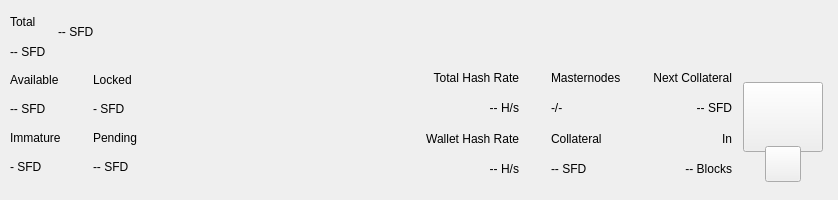
<?xml version="1.0" encoding="UTF-8"?>
<ui version="4.0">
 <class>TopBar</class>
 <widget class="QWidget" name="TopBar">
  <property name="geometry">
   <rect>
    <x>0</x>
    <y>0</y>
    <width>838</width>
    <height>200</height>
   </rect>
  </property>
  <property name="minimumSize">
   <size>
    <width>0</width>
    <height>200</height>
   </size>
  </property>
  <property name="maximumSize">
   <size>
    <width>16777215</width>
    <height>200</height>
   </size>
  </property>
  <property name="windowTitle">
   <string>Form</string>
  </property>
  <layout class="QVBoxLayout" name="verticalLayout_10" stretch="0">
   <property name="spacing">
    <number>0</number>
   </property>
   <property name="leftMargin">
    <number>0</number>
   </property>
   <property name="topMargin">
    <number>0</number>
   </property>
   <property name="rightMargin">
    <number>0</number>
   </property>
   <property name="bottomMargin">
    <number>0</number>
   </property>
   <item>
    <widget class="PFBorderImage" name="containerTop">
     <layout class="QVBoxLayout" name="verticalLayout_11">
      <property name="spacing">
       <number>0</number>
      </property>
      <property name="leftMargin">
       <number>0</number>
      </property>
      <property name="topMargin">
       <number>0</number>
      </property>
      <property name="rightMargin">
       <number>0</number>
      </property>
      <property name="bottomMargin">
       <number>0</number>
      </property>
      <item>
       <widget class="QWidget" name="top_container_2" native="true">
        <property name="minimumSize">
         <size>
          <width>0</width>
          <height>65</height>
         </size>
        </property>
        <layout class="QHBoxLayout" name="top_container">
         <property name="spacing">
          <number>0</number>
         </property>
         <property name="leftMargin">
          <number>10</number>
         </property>
         <property name="topMargin">
          <number>0</number>
         </property>
         <property name="rightMargin">
          <number>10</number>
         </property>
         <property name="bottomMargin">
          <number>0</number>
         </property>
         <item>
          <layout class="QHBoxLayout" name="horizontalLayout_4">
           <property name="spacing">
            <number>12</number>
           </property>
           <property name="rightMargin">
            <number>0</number>
           </property>
           <item>
            <widget class="QWidget" name="widgetAmount" native="true">
             <layout class="QVBoxLayout" name="verticalLayout_2">
              <property name="spacing">
               <number>2</number>
              </property>
              <property name="leftMargin">
               <number>0</number>
              </property>
              <property name="topMargin">
               <number>8</number>
              </property>
              <property name="rightMargin">
               <number>0</number>
              </property>
              <property name="bottomMargin">
               <number>0</number>
              </property>
              <item>
               <widget class="QLabel" name="labelTitle1">
                <property name="text">
                 <string>Total</string>
                </property>
               </widget>
              </item>
              <item>
               <widget class="PrivateQLabel" name="labelAmountPiv">
                <property name="text">
                 <string notr="true">-- SFD</string>
                </property>
               </widget>
              </item>
             </layout>
            </widget>
           </item>
           <item alignment="Qt::AlignVCenter">
            <widget class="QWidget" name="widgetTopAmount" native="true">
             <property name="sizePolicy">
              <sizepolicy hsizetype="Preferred" vsizetype="Maximum">
               <horstretch>0</horstretch>
               <verstretch>0</verstretch>
              </sizepolicy>
             </property>
             <layout class="QHBoxLayout" name="horizontalLayout_5">
              <property name="spacing">
               <number>0</number>
              </property>
              <property name="leftMargin">
               <number>0</number>
              </property>
              <property name="topMargin">
               <number>0</number>
              </property>
              <property name="rightMargin">
               <number>0</number>
              </property>
              <property name="bottomMargin">
               <number>0</number>
              </property>
              <item alignment="Qt::AlignTop">
               <widget class="PrivateQLabel" name="labelAmountTopPiv">
                <property name="minimumSize">
                 <size>
                  <width>0</width>
                  <height>36</height>
                 </size>
                </property>
                <property name="styleSheet">
                 <string notr="true">padding:0px;margin:0px;</string>
                </property>
                <property name="text">
                 <string notr="true">-- SFD</string>
                </property>
               </widget>
              </item>
             </layout>
            </widget>
           </item>
           <item>
            <spacer name="horizontalSpacer">
             <property name="orientation">
              <enum>Qt::Horizontal</enum>
             </property>
             <property name="sizeHint" stdset="0">
              <size>
               <width>40</width>
               <height>20</height>
              </size>
             </property>
            </spacer>
           </item>
           <item alignment="Qt::AlignRight">
            <widget class="QWidget" name="layoutSync" native="true">
             <property name="minimumSize">
              <size>
               <width>0</width>
               <height>36</height>
              </size>
             </property>
             <property name="maximumSize">
              <size>
               <width>16777215</width>
               <height>36</height>
              </size>
             </property>
             <layout class="QVBoxLayout" name="verticalLayout_9">
              <property name="leftMargin">
               <number>0</number>
              </property>
              <property name="topMargin">
               <number>0</number>
              </property>
              <property name="rightMargin">
               <number>0</number>
              </property>
              <property name="bottomMargin">
               <number>0</number>
              </property>
              <item>
               <widget class="ExpandableButton" name="pushButtonSync" native="true">
                <property name="minimumSize">
                 <size>
                  <width>36</width>
                  <height>36</height>
                 </size>
                </property>
                <property name="maximumSize">
                 <size>
                  <width>16777215</width>
                  <height>36</height>
                 </size>
                </property>
               </widget>
              </item>
             </layout>
            </widget>
           </item>
           <item>
            <widget class="ExpandableButton" name="pushButtonHDUpgrade" native="true">
             <property name="minimumSize">
              <size>
               <width>36</width>
               <height>36</height>
              </size>
             </property>
             <property name="maximumSize">
              <size>
               <width>16777215</width>
               <height>36</height>
              </size>
             </property>
            </widget>
           </item>
           <item>
            <widget class="ExpandableButton" name="pushButtonStack" native="true">
             <property name="minimumSize">
              <size>
               <width>36</width>
               <height>36</height>
              </size>
             </property>
             <property name="maximumSize">
              <size>
               <width>16777215</width>
               <height>36</height>
              </size>
             </property>
            </widget>
           </item>
           <item>
            <widget class="ExpandableButton" name="pushButtonConf" native="true">
             <property name="minimumSize">
              <size>
               <width>36</width>
               <height>36</height>
              </size>
             </property>
             <property name="maximumSize">
              <size>
               <width>16777215</width>
               <height>36</height>
              </size>
             </property>
            </widget>
           </item>
           <item>
            <widget class="ExpandableButton" name="pushButtonMasternodes" native="true">
             <property name="minimumSize">
              <size>
               <width>36</width>
               <height>36</height>
              </size>
             </property>
             <property name="maximumSize">
              <size>
               <width>16777215</width>
               <height>36</height>
              </size>
             </property>
            </widget>
           </item>
           <item>
            <widget class="ExpandableButton" name="pushButtonConsole" native="true">
             <property name="minimumSize">
              <size>
               <width>36</width>
               <height>36</height>
              </size>
             </property>
             <property name="maximumSize">
              <size>
               <width>16777215</width>
               <height>36</height>
              </size>
             </property>
            </widget>
           </item>
           <item>
            <widget class="ExpandableButton" name="pushButtonConnection" native="true">
             <property name="minimumSize">
              <size>
               <width>36</width>
               <height>36</height>
              </size>
             </property>
             <property name="maximumSize">
              <size>
               <width>16777215</width>
               <height>36</height>
              </size>
             </property>
            </widget>
           </item>
           <item>
            <widget class="ExpandableButton" name="pushButtonTor" native="true">
             <property name="minimumSize">
              <size>
               <width>36</width>
               <height>36</height>
              </size>
             </property>
             <property name="maximumSize">
              <size>
               <width>16777215</width>
               <height>36</height>
              </size>
             </property>
            </widget>
           </item>
           <item>
            <widget class="ExpandableButton" name="pushButtonLock" native="true">
             <property name="sizePolicy">
              <sizepolicy hsizetype="Expanding" vsizetype="Expanding">
               <horstretch>0</horstretch>
               <verstretch>0</verstretch>
              </sizepolicy>
             </property>
             <property name="minimumSize">
              <size>
               <width>36</width>
               <height>0</height>
              </size>
             </property>
             <property name="maximumSize">
              <size>
               <width>16777215</width>
               <height>36</height>
              </size>
             </property>
            </widget>
           </item>
           <item>
            <widget class="ExpandableButton" name="pushButtonTheme" native="true">
             <property name="minimumSize">
              <size>
               <width>36</width>
               <height>36</height>
              </size>
             </property>
             <property name="maximumSize">
              <size>
               <width>16777215</width>
               <height>36</height>
              </size>
             </property>
            </widget>
           </item>
           <item>
            <widget class="ExpandableButton" name="pushButtonFAQ" native="true">
             <property name="minimumSize">
              <size>
               <width>36</width>
               <height>36</height>
              </size>
             </property>
             <property name="maximumSize">
              <size>
               <width>16777215</width>
               <height>36</height>
              </size>
             </property>
            </widget>
           </item>
          </layout>
         </item>
        </layout>
       </widget>
      </item>
      <item>
       <widget class="QWidget" name="bottom_container" native="true">
        <property name="minimumSize">
         <size>
          <width>0</width>
          <height>135</height>
         </size>
        </property>
        <layout class="QHBoxLayout" name="botton_container">
         <property name="leftMargin">
          <number>10</number>
         </property>
         <property name="topMargin">
          <number>0</number>
         </property>
         <property name="rightMargin">
          <number>10</number>
         </property>
         <property name="bottomMargin">
          <number>10</number>
         </property>
         <item>
          <layout class="QHBoxLayout" name="horizontalLayout_3">
           <property name="spacing">
            <number>0</number>
           </property>
           <property name="bottomMargin">
            <number>9</number>
           </property>
           <item>
            <layout class="QVBoxLayout" name="verticalLayout_7">
             <property name="spacing">
              <number>0</number>
             </property>
             <property name="leftMargin">
              <number>0</number>
             </property>
             <property name="rightMargin">
              <number>0</number>
             </property>
             <item>
              <layout class="QHBoxLayout" name="horizontalLayout_2">
               <property name="spacing">
                <number>0</number>
               </property>
               <item>
                <layout class="QVBoxLayout" name="verticalLayout_6">
                 <item>
                  <widget class="QLabel" name="labelTitle5">
                   <property name="text">
                    <string>Available</string>
                   </property>
                  </widget>
                 </item>
                 <item>
                  <widget class="PrivateQLabel" name="labelAvailablePiv">
                   <property name="text">
                    <string>-- SFD</string>
                   </property>
                  </widget>
                 </item>
                 <item>
                  <widget class="QLabel" name="labelTitle4">
                   <property name="text">
                    <string>Immature</string>
                   </property>
                  </widget>
                 </item>
                 <item>
                  <widget class="PrivateQLabel" name="labelImmaturePiv">
                   <property name="text">
                    <string notr="true">- SFD</string>
                   </property>
                  </widget>
                 </item>
                </layout>
               </item>
               <item>
                <layout class="QVBoxLayout" name="verticalLayout_8">
                 <property name="leftMargin">
                  <number>32</number>
                 </property>
                 <item>
                  <widget class="QLabel" name="labelTitle6">
                   <property name="text">
                    <string>Locked</string>
                   </property>
                  </widget>
                 </item>
                 <item>
                  <widget class="PrivateQLabel" name="labelLockedPiv">
                   <property name="text">
                    <string>- SFD</string>
                   </property>
                  </widget>
                 </item>
                 <item>
                  <widget class="QLabel" name="labelTitle3">
                   <property name="text">
                    <string>Pending</string>
                   </property>
                  </widget>
                 </item>
                 <item>
                  <widget class="PrivateQLabel" name="labelPendingPiv">
                   <property name="text">
                    <string notr="true">-- SFD</string>
                   </property>
                  </widget>
                 </item>
                </layout>
               </item>
              </layout>
             </item>
            </layout>
           </item>
          </layout>
         </item>
         <item>
          <spacer name="horizontalSpacer_2">
           <property name="orientation">
            <enum>Qt::Horizontal</enum>
           </property>
           <property name="sizeHint" stdset="0">
            <size>
             <width>40</width>
             <height>20</height>
            </size>
           </property>
          </spacer>
         </item>
         <item>
          <layout class="QHBoxLayout" name="horizontalLayout_6">
           <property name="spacing">
            <number>0</number>
           </property>
           <property name="rightMargin">
            <number>0</number>
           </property>
           <property name="bottomMargin">
            <number>9</number>
           </property>
           <item>
            <widget class="QWidget" name="widgetStaking" native="true">
             <layout class="QVBoxLayout" name="verticalLayout_12">
              <property name="leftMargin">
               <number>32</number>
              </property>
              <property name="topMargin">
               <number>0</number>
              </property>
              <property name="rightMargin">
               <number>0</number>
              </property>
              <property name="bottomMargin">
               <number>0</number>
              </property>
              <item>
               <widget class="QLabel" name="labelNetworkHashRateTitle">
                <property name="text">
                 <string>Total Hash Rate</string>
                </property>
                <property name="textFormat">
                 <enum>Qt::AutoText</enum>
                </property>
                <property name="alignment">
                 <set>Qt::AlignRight|Qt::AlignTrailing|Qt::AlignVCenter</set>
                </property>
               </widget>
              </item>
              <item>
               <widget class="QLabel" name="labelNetworkHashRateValue">
                <property name="layoutDirection">
                 <enum>Qt::LeftToRight</enum>
                </property>
                <property name="text">
                 <string>-- H/s</string>
                </property>
                <property name="textFormat">
                 <enum>Qt::AutoText</enum>
                </property>
                <property name="alignment">
                 <set>Qt::AlignRight|Qt::AlignTrailing|Qt::AlignVCenter</set>
                </property>
               </widget>
              </item>
              <item>
               <widget class="QLabel" name="labelWalletHashRateTitle">
                <property name="text">
                 <string>Wallet Hash Rate</string>
                </property>
                <property name="textFormat">
                 <enum>Qt::AutoText</enum>
                </property>
                <property name="alignment">
                 <set>Qt::AlignRight|Qt::AlignTrailing|Qt::AlignVCenter</set>
                </property>
               </widget>
              </item>
              <item>
               <widget class="PrivateQLabel" name="labelWalletHashRateValue">
                <property name="text">
                 <string notr="true">-- H/s</string>
                </property>
                <property name="textFormat">
                 <enum>Qt::AutoText</enum>
                </property>
                <property name="alignment">
                 <set>Qt::AlignRight|Qt::AlignTrailing|Qt::AlignVCenter</set>
                </property>
               </widget>
              </item>
             </layout>
            </widget>
           </item>
           <item>
            <widget class="QWidget" name="widgetMasternodes" native="true">
             <layout class="QVBoxLayout">
              <property name="leftMargin">
               <number>32</number>
              </property>
              <property name="topMargin">
               <number>0</number>
              </property>
              <property name="rightMargin">
               <number>0</number>
              </property>
              <property name="bottomMargin">
               <number>0</number>
              </property>
              <item>
               <widget class="QLabel" name="labelMasternodesTitle">
                <property name="text">
                 <string>Masternodes</string>
                </property>
               </widget>
              </item>
              <item>
               <widget class="PrivateQLabel" name="labelMasternodeCount">
                <property name="text">
                 <string>-/-</string>
                </property>
               </widget>
              </item>
              <item>
               <widget class="QLabel" name="labelCollateralTitle">
                <property name="text">
                 <string>Collateral</string>
                </property>
               </widget>
              </item>
              <item>
               <widget class="QLabel" name="labelCollateralValue">
                <property name="text">
                 <string notr="true">-- SFD</string>
                </property>
               </widget>
              </item>
             </layout>
            </widget>
           </item>
           <item>
            <widget class="QWidget" name="widgetNextCollateral" native="true">
             <layout class="QVBoxLayout" name="verticalLayout_12">
              <property name="leftMargin">
               <number>32</number>
              </property>
              <property name="topMargin">
               <number>0</number>
              </property>
              <property name="rightMargin">
               <number>0</number>
              </property>
              <property name="bottomMargin">
               <number>0</number>
              </property>
              <item>
               <widget class="QLabel" name="labelNextMasternodesTitle">
                <property name="text">
                 <string>Next Collateral</string>
                </property>
                <property name="textFormat">
                 <enum>Qt::AutoText</enum>
                </property>
                <property name="alignment">
                 <set>Qt::AlignRight|Qt::AlignTrailing|Qt::AlignVCenter</set>
                </property>
               </widget>
              </item>
              <item>
               <widget class="QLabel" name="labelNextCollateralValue">
                <property name="text">
                 <string>-- SFD</string>
                </property>
                <property name="textFormat">
                 <enum>Qt::AutoText</enum>
                </property>
                <property name="alignment">
                 <set>Qt::AlignRight|Qt::AlignTrailing|Qt::AlignVCenter</set>
                </property>
               </widget>
              </item>
              <item>
               <widget class="QLabel" name="labelRemainingBlocks">
                <property name="text">
                 <string>In</string>
                </property>
                <property name="textFormat">
                 <enum>Qt::AutoText</enum>
                </property>
                <property name="alignment">
                 <set>Qt::AlignRight|Qt::AlignTrailing|Qt::AlignVCenter</set>
                </property>
               </widget>
              </item>
              <item>
               <widget class="QLabel" name="labelNextCollateralBlocks">
                <property name="text">
                 <string notr="true">-- Blocks</string>
                </property>
                <property name="textFormat">
                 <enum>Qt::AutoText</enum>
                </property>
                <property name="alignment">
                 <set>Qt::AlignRight|Qt::AlignTrailing|Qt::AlignVCenter</set>
                </property>
               </widget>
              </item>
             </layout>
            </widget>
           </item>
          </layout>
         </item>
         <item>
          <widget class="QWidget" name="qrContainer" native="true">
           <property name="sizePolicy">
            <sizepolicy hsizetype="Preferred" vsizetype="Minimum">
             <horstretch>0</horstretch>
             <verstretch>0</verstretch>
            </sizepolicy>
           </property>
           <property name="minimumSize">
            <size>
             <width>90</width>
             <height>110</height>
            </size>
           </property>
           <property name="maximumSize">
            <size>
             <width>90</width>
             <height>110</height>
            </size>
           </property>
           <layout class="QVBoxLayout" name="containerQR">
            <property name="spacing">
             <number>0</number>
            </property>
            <property name="leftMargin">
             <number>5</number>
            </property>
            <property name="topMargin">
             <number>10</number>
            </property>
            <property name="rightMargin">
             <number>5</number>
            </property>
            <property name="bottomMargin">
             <number>0</number>
            </property>
            <item>
             <widget class="QPushButton" name="btnQr">
              <property name="minimumSize">
               <size>
                <width>70</width>
                <height>70</height>
               </size>
              </property>
              <property name="maximumSize">
               <size>
                <width>16777215</width>
                <height>70</height>
               </size>
              </property>
              <property name="focusPolicy">
               <enum>Qt::NoFocus</enum>
              </property>
              <property name="text">
               <string/>
              </property>
              <property name="iconSize">
               <size>
                <width>70</width>
                <height>70</height>
               </size>
              </property>
             </widget>
            </item>
            <item>
             <spacer name="verticalSpacer">
              <property name="orientation">
               <enum>Qt::Vertical</enum>
              </property>
              <property name="sizeType">
               <enum>QSizePolicy::Fixed</enum>
              </property>
              <property name="sizeHint" stdset="0">
               <size>
                <width>20</width>
                <height>20</height>
               </size>
              </property>
             </spacer>
            </item>
            <item alignment="Qt::AlignHCenter|Qt::AlignBottom">
             <widget class="QPushButton" name="pushButtonQR">
              <property name="minimumSize">
               <size>
                <width>36</width>
                <height>36</height>
               </size>
              </property>
              <property name="maximumSize">
               <size>
                <width>36</width>
                <height>36</height>
               </size>
              </property>
              <property name="focusPolicy">
               <enum>Qt::NoFocus</enum>
              </property>
              <property name="text">
               <string/>
              </property>
             </widget>
            </item>
           </layout>
          </widget>
         </item>
        </layout>
       </widget>
      </item>
     </layout>
    </widget>
   </item>
  </layout>
 </widget>
 <customwidgets>
  <customwidget>
   <class>ExpandableButton</class>
   <extends>QWidget</extends>
   <header>qt/pivx/expandablebutton.h</header>
   <container>1</container>
  </customwidget>
  <customwidget>
   <class>PFBorderImage</class>
   <extends>QFrame</extends>
   <header>qt/pivx/pfborderimage.h</header>
   <container>1</container>
  </customwidget>
  <customwidget>
   <class>PrivateQLabel</class>
   <extends>QLabel</extends>
   <header>qt/pivx/privatelabel.h</header>
   <container>0</container>
  </customwidget>
 </customwidgets>
 <resources/>
 <connections/>
</ui>
